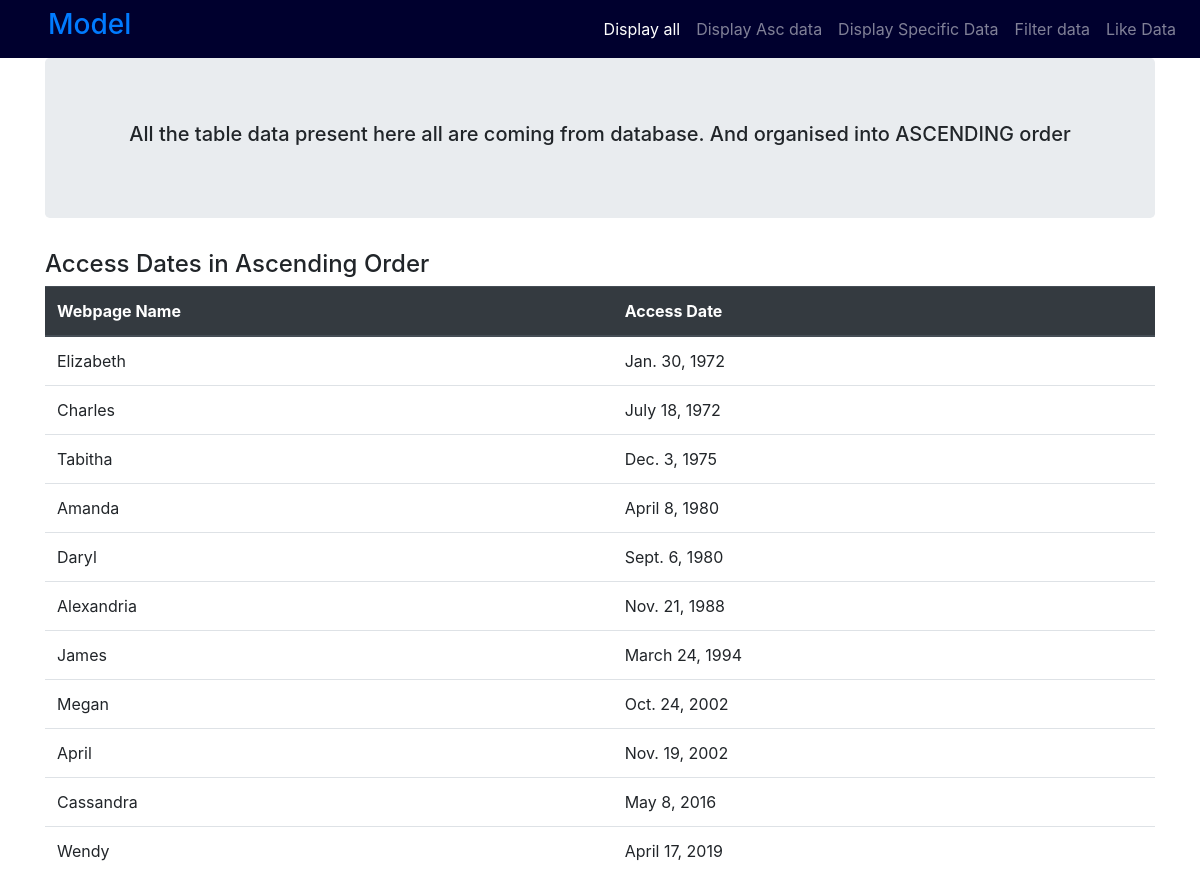
Page //display-asc on the committed database.
### myapp/models.py (models this page shows, shortened)
class Access_Details(models.Model):
    name = models.ForeignKey(Webpage, on_delete=models.CASCADE)
    date = models.DateField(unique=True)

class Webpage(models.Model):
    top_name = models.ForeignKey(Topic, on_delete=models.CASCADE)
    name = models.CharField(max_length=50, primary_key=True)
    url = models.URLField(unique=True)
    def __str__(self):
        return self.name

### myapp/views.py (the view)
# urls.py: path('/display-asc',views.display_asc, name='display_asc'),
def display_asc(request):
    access_details_asc = Access_Details.objects.order_by('date') # order_by() ordered all the data by asc order
    access_date = {'dates':access_details_asc}
    return render(request, "display_asc.html", context=access_date)

### myapp/templates/display_asc.html (shortened to what this page needs)
{% extends "index.html" %}
{% block body_block %}
<div class="container">
  <div class="jumbotron">
  <h5 align="center">
      All the table data present here all are coming from database. And organised into ASCENDING order
  </h5>
  </div>
  {% if dates %}
  <h4>Access Dates in Ascending Order</h4>
    <table class="table">
        <thead class="thead-dark">
            <tr>
                <th scope="col">Webpage Name</th>
                <th scope="col">Access Date</th>
            </tr>
        </thead>
        <tbody>
            {% for date in dates  %}
            <tr>
                <td>{{ date.name}}</td>
                <td>{{ date.date}}</td>
            </tr>
            {% endfor %}
        </tbody>
    </table>
    {% else %}
    <h1>
        no data found
    </h1>
  {% endif %}
  </div>
  {% endblock body_block %}

### rows in the picture
Access_Details: name "Elizabeth", date "Jan. 30, 1972"
Access_Details: name "Charles", date "July 18, 1972"
Access_Details: name "Tabitha", date "Dec. 3, 1975"
Access_Details: name "Amanda", date "April 8, 1980"
Access_Details: name "Daryl", date "Sept. 6, 1980"
Access_Details: name "Alexandria", date "Nov. 21, 1988"
Access_Details: name "James", date "March 24, 1994"
Access_Details: name "Megan", date "Oct. 24, 2002"
Access_Details: name "April", date "Nov. 19, 2002"
Access_Details: name "Cassandra", date "May 8, 2016"
Access_Details: name "Wendy", date "April 17, 2019"
